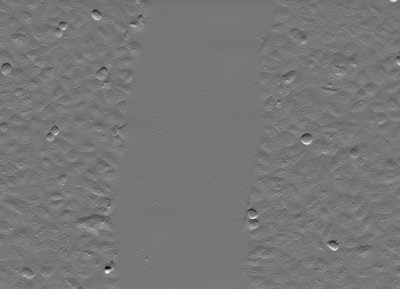
#> input picture input_images/scratch_assay/scratch1.jpg, 400 x 289 px; its folder holds only this picture in this run
$ python scratch_assay.py
#> lines starting #> are read from the running program, lines starting #| are printed output that depends on the picture; after the words box and inside, x2 and y2 are one past the last pixel; in counts of white or black regions, pixels touching at a corner belong together; long printed decimals are rounded
# -*- coding: utf-8 -*-
"""
Created on Thu May 26 19:28:38 2022

@author: sdeni
"""

from skimage.filters.rank import entropy
from skimage.morphology import disk
from skimage import io, img_as_ubyte
import matplotlib.pyplot as plt
import numpy as np
from skimage.filters import threshold_otsu
import glob
import cv2
from scipy.stats import linregress
time = 0
time_list =[]
area_list =[]
path="./input_images/scratch_assay/*.*"


for file in glob.glob(path):
    img = io.imread(file, cv2.COLOR_BAYER_BGGR2GRAY)
#> img is the input picture: shape (289, 400); min 0, max 255, mean 118.6
    #print(img.shape)
    img = img_as_ubyte(img)

    entropy_img = entropy(img,disk(10))
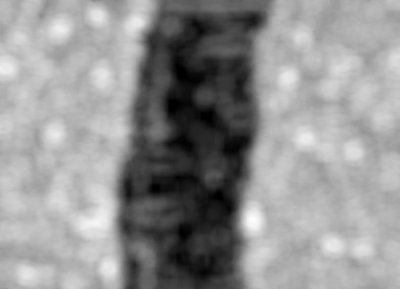
#> entropy_img: shape (289, 400) float64; min 0, max 6.29, mean 3.61; drawn with min black and max white
    thresh = threshold_otsu(entropy_img)
#> thresh = 2.96
    binary = entropy_img <= thresh
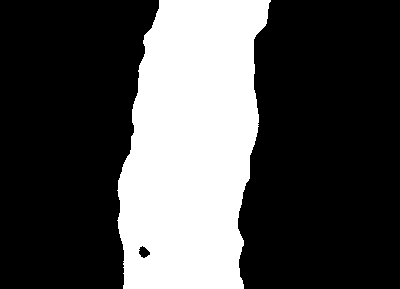
#> binary: shape (289, 400) bool; 29.8% white; 1 white region, box (x1, y1, x2, y2) and area: (117, 0, 271, 289) 34396
    scratch_area = np.sum(binary == True)
#> scratch_area = 34396
    print(time,scratch_area)
#| 0 34396
    time_list.append(time)
    area_list.append(scratch_area)


    print(thresh)
#| 2.963
    print(np.sum(binary== True))
#| 34396
    plt.imshow(binary)
    time+=1
print(time_list,area_list)
#| [0] [34396]

plt.plot(time_list, area_list, 'bo')


slope, intercept, r_value, p_value, std_err = linregress(time_list,area_list)
#> slope = nan; intercept = nan; r_value = 0; p_value = nan; std_err = nan
print("y=", slope, "x=", "+" , intercept)
#| y= nan x= + nan
print("R\N{SUPERSCRIPT TWO} = ", r_value**2)
#| R² =  0.0
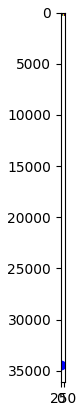
#> figure drawn by matplotlib, 1 panel

$ run again, on input_images/scratch_assay/scratch5.jpg
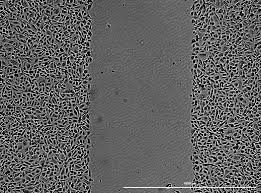
#> input picture input_images/scratch_assay/scratch5.jpg, 261 x 193 px
#> img is the input picture: shape (193, 261) float64; min 0, max 1, mean 0.381
#> thresh = 5.74
#> `binary = entropy_img <= thresh`:
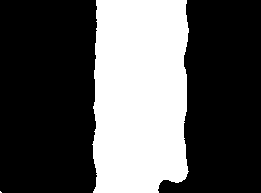
#> binary: shape (193, 261) bool; 34.3% white; 2 white regions (1 under 20 px), largest, box (x1, y1, x2, y2) and area: (92, 0, 189, 193) 17290
#> scratch_area = 17293
#| 0 17293
#| 5.742
#| 17293
#| [0] [17293]
#> slope = nan; r_value = 0; p_value = nan
#| y= nan x= + nan
#| R² =  0.0
#> `print("R\N{SUPERSCRIPT TWO} = ", r_value**2)`:
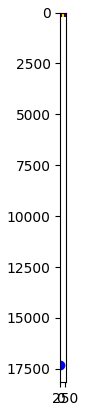
#> figure drawn by matplotlib, 1 panel
